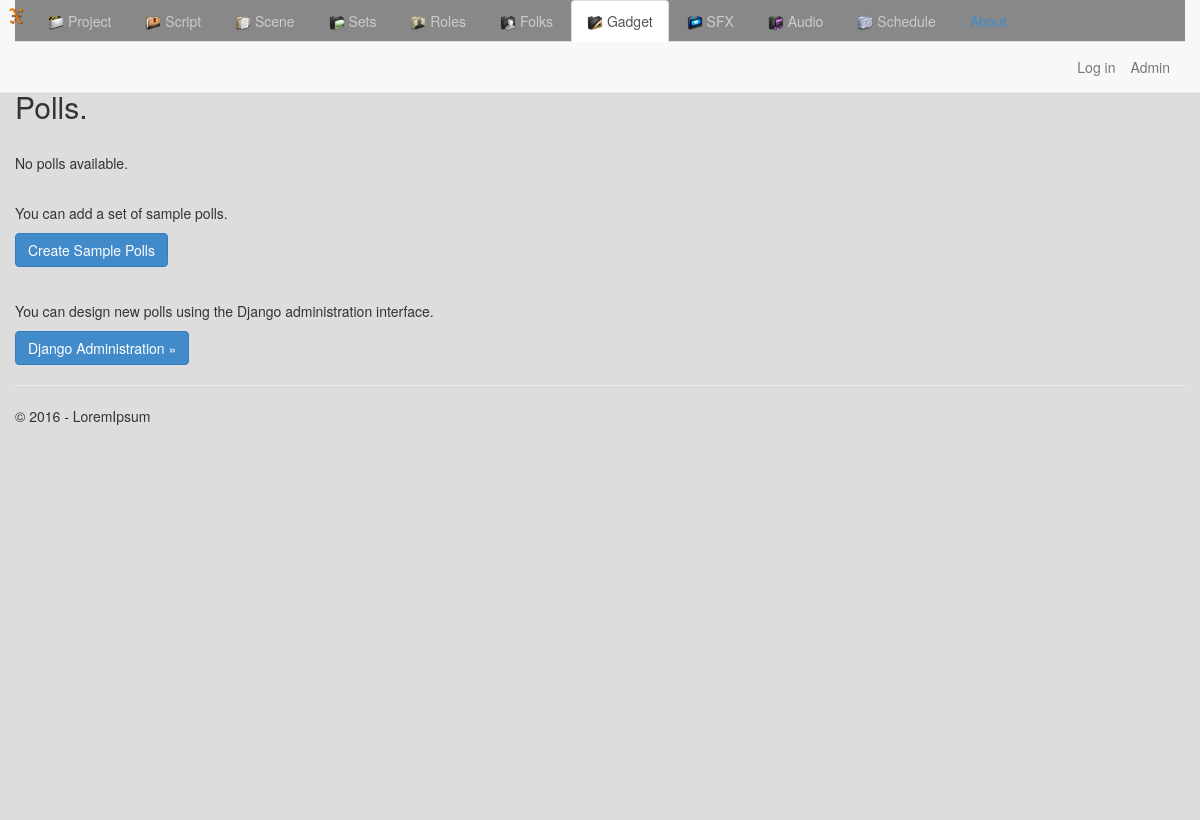
The app's page /, older data.
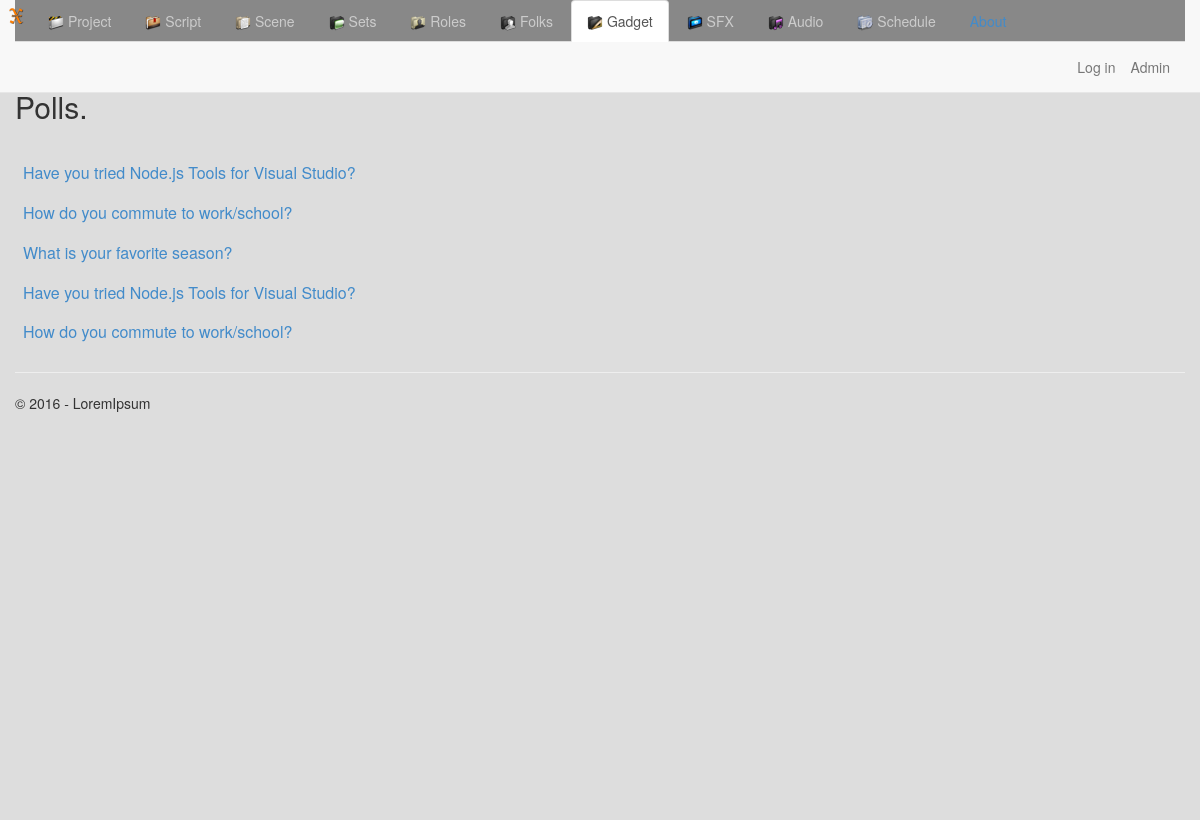
The same page, newer data.
### app/models.py (models this page shows, shortened)
class Poll(models.Model):
    text = models.CharField(max_length=200)
    pub_date = models.DateTimeField('date published')

### app/views.py (the view)
class PollListView(ListView):
    model = Poll
    def get_context_data(self, **kwargs):
        context = super(PollListView, self).get_context_data(**kwargs)
        context['title'] = 'Polls'
        context['year'] = datetime.now().year
        return context

### app/templates/app/index.html (shortened to what this page needs)
{% extends "app/layout.html" %}
{% block content %}
<h2>Polls.</h2>
<br/>
{% if latest_poll_list %}
<table class="table table-hover">
    <tbody>
        {% for poll in latest_poll_list %}
        <tr>
            <td>
                <a href="{% url 'app:detail' poll.id %}">{{poll.text}}</a>
            </td>
        </tr>
        {% endfor %}
    </tbody>
</table>
{% else %}
<p>No polls available.</p>
<br />
<p>You can add a set of sample polls.</p>
<form action="/seed" method="post">
    <button class="btn btn-primary" type="submit">Create Sample Polls</button>
</form>
<br />
<p>You can design new polls using the Django administration interface.</p>
<p><a href="/admin" class="btn btn-primary btn-large">Django Administration &raquo;</a></p>
{% endif %}
{% endblock %}

### app/templates/app/layout.html (shortened to what this page needs)
﻿<!DOCTYPE html>
<html>
<head>
    {% load staticfiles %}
    <link rel="stylesheet" type="text/css" href="{% static 'app/content/bootstrap.min.css' %}" />
    <link rel="stylesheet" type="text/css" href="{% static 'app/content/site.css' %}" />
</head>
<body style="max-height:100%; height:100%; overflow:auto;">
    <nav class="navbar navbar-default navbar-fixed-top">
        <div class="container-fluid">
            <div class="navbar-header">
                <a style="padding:8px;  margin:0px" class="navbar-brand" href="#"><img height="16" width="16" src="{% static 'app/img/ScriptumX32.png' %}" /></a>
            </div>
            <div class="navbar-collapse collapse">
                <ul class="nav nav-tabs" role="tablist" style="padding-bottom:0px; margin:0; color:#CCC; background-color:#888;">
                    <li><a style="color:#CCC" href="./#"><img src="{% static 'app/img/Tab/Project-16.png' %}"> Project</a></li>
                    <li><a style="color:#CCC" href="#"><img src="{% static 'app/img/Tab/Script-16.png' %}"> Script</a></li>
                    <li><a style="color:#CCC" href="#"><img src="{% static 'app/img/Tab/Scene-16.png' %}"> Scene</a></li>
                    <li><a style="color:#CCC" href="#"><img src="{% static 'app/img/Tab/Set-16.png' %}"> Sets</a></li>
                    <li><a style="color:#CCC" href="#"><img src="{% static 'app/img/Tab/Role-16.png' %}"> Roles</a></li>
                    <li><a style="color:#CCC" href="#"><img src="{% static 'app/img/Tab/Folk-16.png' %}"> Folks</a></li>
                    <li class="active"><a href="/gadget"><img src="{% static 'app/img/Tab/Gatget-16.png' %}"> Gadget</a></li>
                    <li><a style="color:#CCC" href="#"><img src="{% static 'app/img/Tab/SFX-16.png' %}"> SFX</a></li>
                    <li><a style="color:#CCC" href="#"><img src="{% static 'app/img/Tab/Audio-16.png' %}"> Audio</a></li>
                    <li><a style="color:#CCC" href="#"><img src="{% static 'app/img/Tab/Schedule-16.png' %}"> Schedule</a></li>
                    <li><a href="{% url 'about' %}">About</a></li>
                </ul>
                {% include 'app/loginpartial.html' %}
            </div>
        </div>
    </nav>
    <div style="background:#DDD; max-height:100%; height:100%;" class="container-fluid body-content">
{% block content %}{% endblock %}
        <hr/>
        <footer>
            <p>&copy; {{ year }} - LoremIpsum</p>
        </footer>
    </div>
</body>
</html>

### app/templates/app/loginpartial.html
<ul class="nav navbar-nav navbar-right">
    <li><a href="/admin">Admin</a></li>
</ul>
{% if user.is_authenticated %}
<form id="logoutForm" action="/logout" method="post" class="navbar-right">
    {% csrf_token %}
    <ul class="nav navbar-nav navbar-right">
        <li><span class="navbar-text">User: {{ user.username }}</span></li>
        <li><a href="javascript:document.getElementById('logoutForm').submit()">Log off</a></li>
    </ul>
</form>
{% else %}
<ul class="nav navbar-nav navbar-right">
    <li><a href="{% url 'login' %}">Log in</a></li>
</ul>
{% endif %}

### app/static/app/content/site.css (style rules this page uses)
.body-content { padding-left: 15px; padding-right: 15px; }

Row changes from the older to the newer data that the page shows:
added Poll: text "Have you tried Node.js Tools for Visual Studio?"
added Poll: text "How do you commute to work/school?"
added Poll: text "What is your favorite season?"
added Poll: text "Have you tried Node.js Tools for Visual Studio?"
added Poll: text "How do you commute to work/school?"
Text that changed along with them:
text no longer shown: "No polls available. You can add a set of sample polls. Create Sample Polls You can design new polls using the Django administration interface. Django Administration »"
